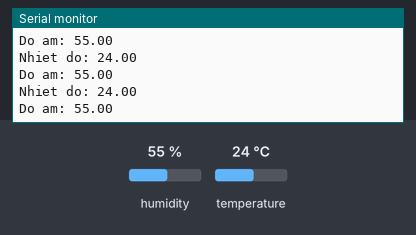
A sketch run on a simulated ESP8266 (NodeMCU). Parts: the last lines printed to the serial monitor. Inputs (shaded band) come from the test bench; at power-on: humidity 55 %, temperature 24 °C.

Above: at 2.8 s.
2.9 s: humidity set to 22 %
At 5.5 s:
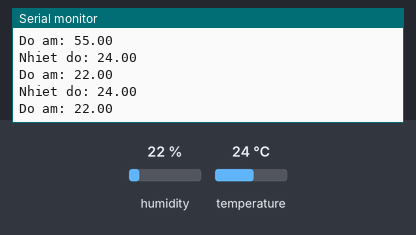
5.6 s: temperature set to 12 °C
At 6.9 s:
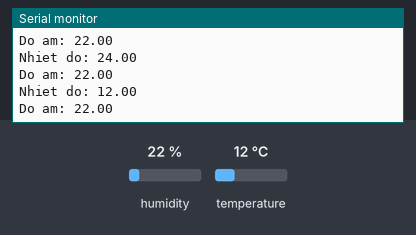
8.3 s: humidity set to 40 %
At 11.9 s:
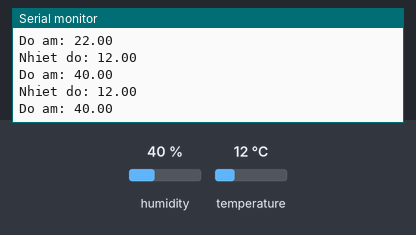
Timing chart, 0 to 13.4 s (numbered marks = the images above; inputs shaded):
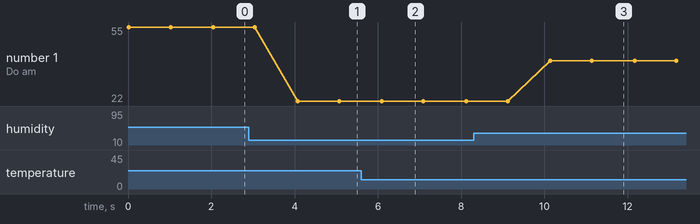

The sketch:

DHT111.ino
```cpp
// Gọi thư viện DHT11
#include "DHT.h"

const int DHTTYPE = DHT11;  //Khai báo loại cảm biến, có 2 loại là DHT11 và DHT22

DHT dht(D3, DHTTYPE);

void setup() {
  Serial.begin(115200);
  dht.begin();         // Khởi động cảm biến
}

void loop() {
  float h = dht.readHumidity();    //Đọc độ ẩm
  float t = dht.readTemperature(); //Đọc nhiệt độ

  Serial.print("Nhiet do: ");
  Serial.println(t);               //Xuất nhiệt độ
  Serial.print("Do am: ");
  Serial.println(h);               //Xuất độ ẩm

  Serial.println();                //Xuống hàng
  delay(1000);                     //Đợi 1 giây
}
```

Measured:
- after the input at 2.9 s, the serial monitor: prints a new line after 1.2 s (image 1)
- after the input at 5.6 s, the serial monitor: prints a new line after 0.49 s (image 2)
- after the input at 8.3 s, the serial monitor: prints a new line after 1.8 s (image 3)
- plotted number 1: 55 → 22 after the input at 2.9 s, 22 → 40 after the input at 8.3 s
